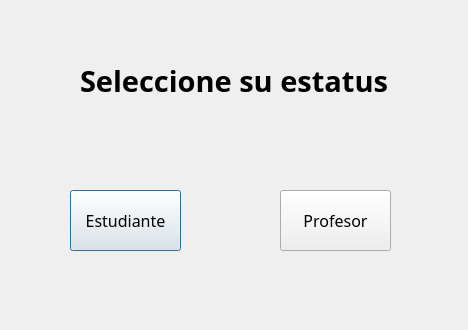
<?xml version="1.0" encoding="UTF-8"?>
<ui version="4.0">
 <class>Dialog</class>
 <widget class="QDialog" name="Dialog">
  <property name="geometry">
   <rect>
    <x>0</x>
    <y>0</y>
    <width>468</width>
    <height>330</height>
   </rect>
  </property>
  <property name="windowTitle">
   <string>Dialog</string>
  </property>
  <widget class="QLabel" name="label">
   <property name="geometry">
    <rect>
     <x>80</x>
     <y>50</y>
     <width>311</width>
     <height>61</height>
    </rect>
   </property>
   <property name="font">
    <font>
     <family>Century Gothic</family>
     <pointsize>22</pointsize>
     <weight>75</weight>
     <bold>true</bold>
    </font>
   </property>
   <property name="text">
    <string>Seleccione su estatus</string>
   </property>
  </widget>
  <widget class="QPushButton" name="butEst">
   <property name="geometry">
    <rect>
     <x>70</x>
     <y>190</y>
     <width>111</width>
     <height>61</height>
    </rect>
   </property>
   <property name="font">
    <font>
     <family>Century Gothic</family>
     <pointsize>12</pointsize>
    </font>
   </property>
   <property name="text">
    <string>Estudiante</string>
   </property>
  </widget>
  <widget class="QPushButton" name="butProf">
   <property name="geometry">
    <rect>
     <x>280</x>
     <y>190</y>
     <width>111</width>
     <height>61</height>
    </rect>
   </property>
   <property name="font">
    <font>
     <family>Century Gothic</family>
     <pointsize>12</pointsize>
    </font>
   </property>
   <property name="text">
    <string>Profesor</string>
   </property>
  </widget>
 </widget>
 <resources/>
 <connections/>
</ui>
